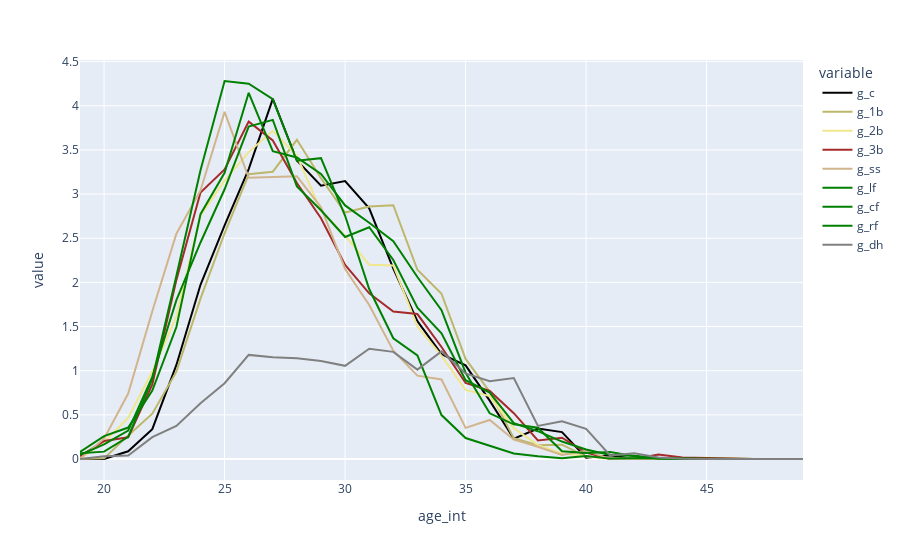

The cell this chart's notebook holds for it:
### Code cell
# Let's look at playing time by age

pt_by_age = yrly_games.query('2010<=year_id<2020').groupby('age_int')[pos_cols].sum()/10/162
position_colors = {'g_c': 'black', 'g_1b': 'darkkhaki', 'g_2b': 'khaki', 'g_3b': 'brown', 'g_ss': 'tan', 'g_lf': 'green', 'g_cf': 'green', 'g_rf': 'green', 'g_dh': 'grey'}
#{'c': 'black', 'cf': 'green', 'P': 'white', '1B': 'darkkhaki', '2B': 'khaki', '3B': 'brown', 'SS': 'tan'}

px.line(pt_by_age,color_discrete_map=position_colors)

### Figure 1 — Plotly figure (JSON) as saved in the notebook; plotly's stock layout.template omitted (floating-point values rounded to 4 significant figures)
{"data": [{"hovertemplate": "variable=g_c<br>age_int=%{x}<br>value=%{y}<extra></extra>", "legendgroup": "g_c", "line": {"color": "black", "dash": "solid"}, "mode": "lines", "name": "g_c", "orientation": "v", "showlegend": true, "type": "scatter", "x": [19, 20, 21, 22, 23, 24, 25, 26, 27, 28, 29, 30, 31, 32, 33, 34, 35, 36, 37, 38, 39, 40, 41, 42, 43, 44, 45, 47, 49], "xaxis": "x", "y": [0, 0, 0.08765, 0.3383, 1.065, 1.973, 2.644, 3.283, 4.077, 3.38, 3.095, 3.146, 2.838, 2.157, 1.56, 1.188, 1.06, 0.6605, 0.2296, 0.3444, 0.3049, 0.01358, 0.04198, 0, 0, 0, 0, 0, 0], "yaxis": "y"}, {"hovertemplate": "variable=g_1b<br>age_int=%{x}<br>value=%{y}<extra></extra>", "legendgroup": "g_1b", "line": {"color": "darkkhaki", "dash": "solid"}, "mode": "lines", "name": "g_1b", "orientation": "v", "showlegend": true, "type": "scatter", "x": [19, 20, 21, 22, 23, 24, 25, 26, 27, 28, 29, 30, 31, 32, 33, 34, 35, 36, 37, 38, 39, 40, 41, 42, 43, 44, 45, 47, 49], "xaxis": "x", "y": [0, 0.007407, 0.2673, 0.513, 0.9889, 1.817, 2.556, 3.224, 3.253, 3.614, 3.18, 2.791, 2.859, 2.873, 2.143, 1.872, 1.133, 0.7611, 0.2358, 0.1556, 0.1623, 0.02716, 0.01049, 0.00679, 0.002469, 0.0006173, 0.001235, 0, 0], "yaxis": "y"}, {"hovertemplate": "variable=g_2b<br>age_int=%{x}<br>value=%{y}<extra></extra>", "legendgroup": "g_2b", "line": {"color": "khaki", "dash": "solid"}, "mode": "lines", "name": "g_2b", "orientation": "v", "showlegend": true, "type": "scatter", "x": [19, 20, 21, 22, 23, 24, 25, 26, 27, 28, 29, 30, 31, 32, 33, 34, 35, 36, 37, 38, 39, 40, 41, 42, 43, 44, 45, 47, 49], "xaxis": "x", "y": [0.003086, 0.1932, 0.4685, 0.9901, 1.613, 2.757, 3.151, 3.475, 3.716, 3.432, 2.811, 2.529, 2.201, 2.192, 1.501, 1.167, 0.7827, 0.713, 0.3494, 0.1574, 0.06358, 0.03272, 0, 0, 0.01173, 0.009877, 0.01481, 0, 0], "yaxis": "y"}, {"hovertemplate": "variable=g_3b<br>age_int=%{x}<br>value=%{y}<extra></extra>", "legendgroup": "g_3b", "line": {"color": "brown", "dash": "solid"}, "mode": "lines", "name": "g_3b", "orientation": "v", "showlegend": true, "type": "scatter", "x": [19, 20, 21, 22, 23, 24, 25, 26, 27, 28, 29, 30, 31, 32, 33, 34, 35, 36, 37, 38, 39, 40, 41, 42, 43, 44, 45, 47, 49], "xaxis": "x", "y": [0.03148, 0.2031, 0.2457, 0.8444, 2.028, 3.018, 3.278, 3.82, 3.607, 3.125, 2.726, 2.198, 1.875, 1.669, 1.641, 1.269, 0.8605, 0.771, 0.5185, 0.2099, 0.2414, 0.07284, 0, 0, 0.05123, 0.0179, 0.01111, 0, 0], "yaxis": "y"}, {"hovertemplate": "variable=g_ss<br>age_int=%{x}<br>value=%{y}<extra></extra>", "legendgroup": "g_ss", "line": {"color": "tan", "dash": "solid"}, "mode": "lines", "name": "g_ss", "orientation": "v", "showlegend": true, "type": "scatter", "x": [19, 20, 21, 22, 23, 24, 25, 26, 27, 28, 29, 30, 31, 32, 33, 34, 35, 36, 37, 38, 39, 40, 41, 42, 43, 44, 45, 47, 49], "xaxis": "x", "y": [0.001852, 0.2296, 0.7407, 1.672, 2.551, 3.041, 3.93, 3.185, 3.193, 3.201, 2.852, 2.152, 1.744, 1.226, 0.9438, 0.9006, 0.3525, 0.442, 0.2191, 0.1389, 0.04568, 0.09444, 0, 0, 0.005556, 0.005556, 0.006173, 0, 0], "yaxis": "y"}, {"hovertemplate": "variable=g_lf<br>age_int=%{x}<br>value=%{y}<extra></extra>", "legendgroup": "g_lf", "line": {"color": "green", "dash": "solid"}, "mode": "lines", "name": "g_lf", "orientation": "v", "showlegend": true, "type": "scatter", "x": [19, 20, 21, 22, 23, 24, 25, 26, 27, 28, 29, 30, 31, 32, 33, 34, 35, 36, 37, 38, 39, 40, 41, 42, 43, 44, 45, 47, 49], "xaxis": "x", "y": [0.08086, 0.2599, 0.3562, 0.7741, 1.494, 2.772, 3.24, 4.146, 3.485, 3.414, 3.227, 2.872, 2.675, 2.467, 2.06, 1.685, 0.9772, 0.5173, 0.3926, 0.3543, 0.08827, 0.06728, 0.07963, 0.03025, 0.005556, 0.00679, 0.0006173, 0, 0], "yaxis": "y"}, {"hovertemplate": "variable=g_cf<br>age_int=%{x}<br>value=%{y}<extra></extra>", "legendgroup": "g_cf", "line": {"color": "green", "dash": "solid"}, "mode": "lines", "name": "g_cf", "orientation": "v", "showlegend": true, "type": "scatter", "x": [19, 20, 21, 22, 23, 24, 25, 26, 27, 28, 29, 30, 31, 32, 33, 34, 35, 36, 37, 38, 39, 40, 41, 42, 43, 44, 45, 47, 49], "xaxis": "x", "y": [0.06481, 0.08333, 0.2506, 0.9056, 2.074, 3.27, 4.28, 4.249, 4.075, 3.377, 3.406, 2.754, 1.925, 1.367, 1.173, 0.4975, 0.237, 0.1488, 0.06235, 0.03025, 0.008025, 0.03519, 0.004321, 0.008642, 0.006173, 0, 0, 0, 0], "yaxis": "y"}, {"hovertemplate": "variable=g_rf<br>age_int=%{x}<br>value=%{y}<extra></extra>", "legendgroup": "g_rf", "line": {"color": "green", "dash": "solid"}, "mode": "lines", "name": "g_rf", "orientation": "v", "showlegend": true, "type": "scatter", "x": [19, 20, 21, 22, 23, 24, 25, 26, 27, 28, 29, 30, 31, 32, 33, 34, 35, 36, 37, 38, 39, 40, 41, 42, 43, 44, 45, 47, 49], "xaxis": "x", "y": [0.04815, 0.1648, 0.3222, 0.9296, 1.798, 2.452, 3.054, 3.764, 3.84, 3.087, 2.816, 2.514, 2.624, 2.254, 1.713, 1.423, 0.8926, 0.7512, 0.4068, 0.3148, 0.1975, 0.1068, 0.04568, 0.03704, 0.009877, 0.0006173, 0.001235, 0, 0], "yaxis": "y"}, {"hovertemplate": "variable=g_dh<br>age_int=%{x}<br>value=%{y}<extra></extra>", "legendgroup": "g_dh", "line": {"color": "grey", "dash": "solid"}, "mode": "lines", "name": "g_dh", "orientation": "v", "showlegend": true, "type": "scatter", "x": [19, 20, 21, 22, 23, 24, 25, 26, 27, 28, 29, 30, 31, 32, 33, 34, 35, 36, 37, 38, 39, 40, 41, 42, 43, 44, 45, 47, 49], "xaxis": "x", "y": [0.0006173, 0.03025, 0.03889, 0.2469, 0.3753, 0.6321, 0.858, 1.179, 1.152, 1.141, 1.109, 1.055, 1.248, 1.213, 1.012, 1.219, 0.9685, 0.8809, 0.9167, 0.3753, 0.4259, 0.342, 0.04074, 0.06481, 0.01667, 0.003086, 0.0006173, 0, 0], "yaxis": "y"}], "layout": {"legend": {"title": {"text": "variable"}, "tracegroupgap": 0}, "margin": {"t": 60}, "xaxis": {"anchor": "y", "domain": [0, 1], "title": {"text": "age_int"}}, "yaxis": {"anchor": "x", "domain": [0, 1], "title": {"text": "value"}}}}
